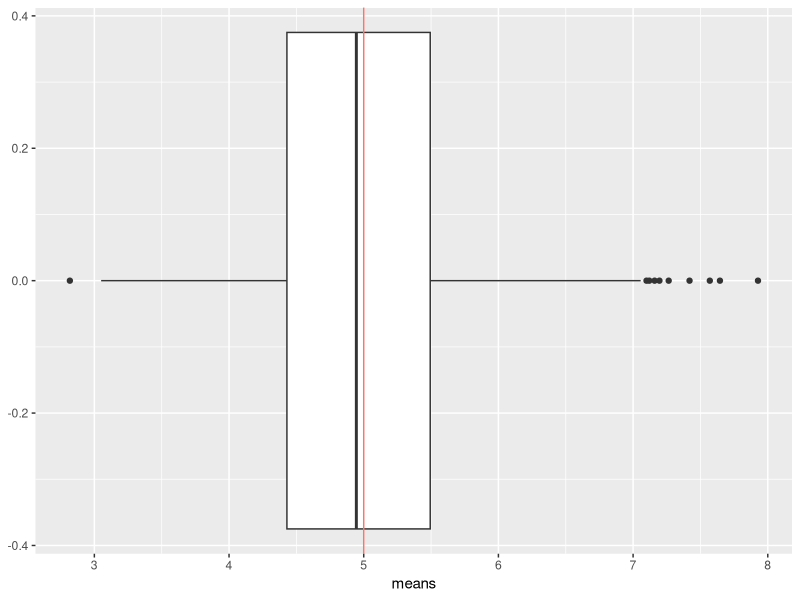
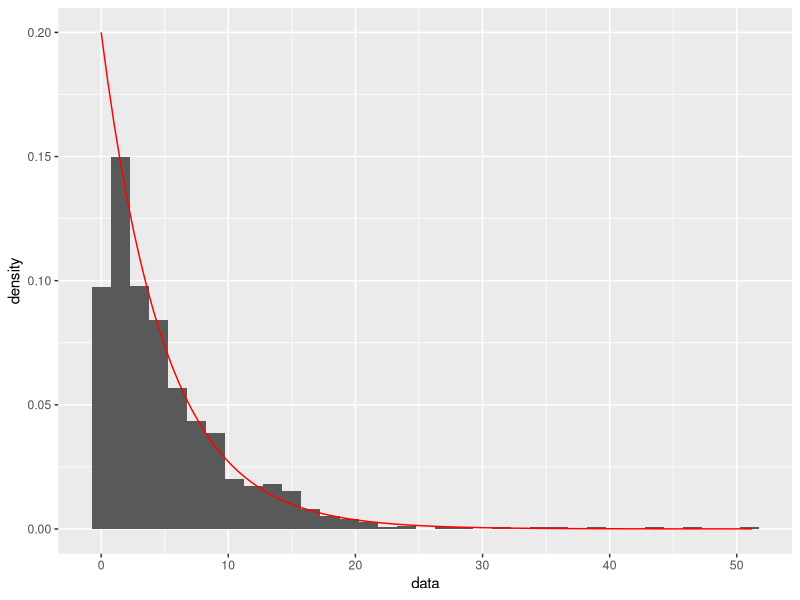
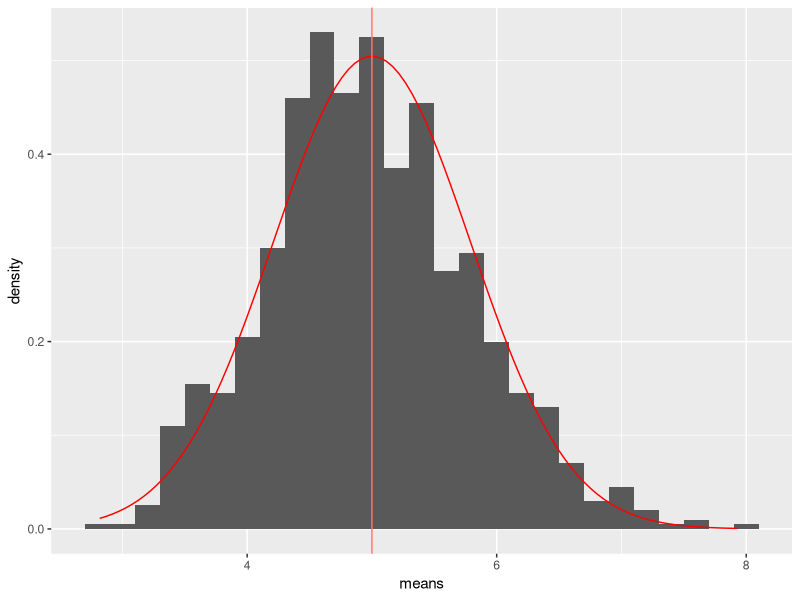
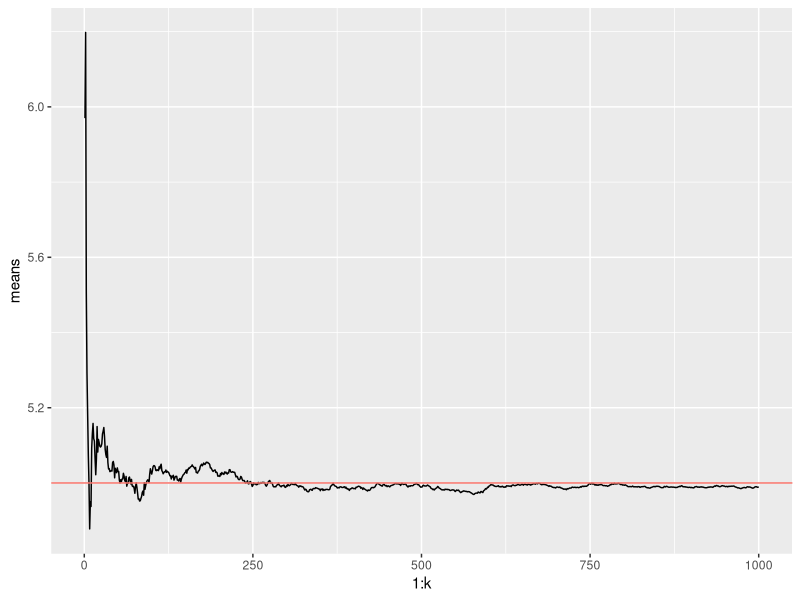

Write the R code that produced these figures, in order.
## ---- chunk 1
knitr::opts_chunk$set(echo = TRUE)
library(ggplot2)
## ---- chunk 2
lambda = 0.2 # rate, mu = 5, sd = 5, var = 25
pop_mean = 1/lambda
pop_sd = 1/lambda
pop_var = pop_sd^2
## ---- chunk 3
#' n: # number of rexp samples for each mean
#' k: # number of means
generate_means <- function(n, k, lambda) {
  #' collect k means, each with n samples, in an array
  sample_means = NULL
  for (i in 1:k) sample_means = c(sample_means, mean(rexp(n, lambda)))
  means_df <- data.frame(means = sample_means)
  means_df
}
## ---- chunk 4
n <- 40
k <- 1000
df1 <- generate_means(n, k, lambda)
## ---- chunk 5
p1 <- ggplot(df1, aes(means)) + theme(legend.position="none")
p1 + geom_boxplot() + geom_vline(aes(xintercept = pop_mean, colour = "red"))
## ---- chunk 6
sample <- data.frame(data=rexp(k, lambda))
p2 <- ggplot(sample, aes(data))
p2 <- p2 + geom_histogram(aes(y=after_stat(density)), binwidth=1.5)
p2 + stat_function(fun=dexp, args=list(rate = lambda), colour="red", xlim=c(0, max(sample$data)))
## ---- chunk 7
p3 <- ggplot(df1, aes(means)) + theme(legend.position="none")
p3 <- p3 + geom_histogram(aes(y=after_stat(density)), binwidth=0.2)
p3 <- p3 + stat_function(fun=dnorm, args=list(mean=pop_mean, sd=pop_sd/sqrt(n)), colour="red")
p3 + geom_vline(aes(xintercept=pop_mean, colour="red"))
## ---- chunk 8
cumulative <- data.frame(means=cumsum(df1$means) / (1 : k))
p4 <- ggplot(cumulative, aes(x=1:k, y=means)) + theme(legend.position="none")
p4 + geom_line() + geom_hline(aes(yintercept=pop_mean, colour="red"))
